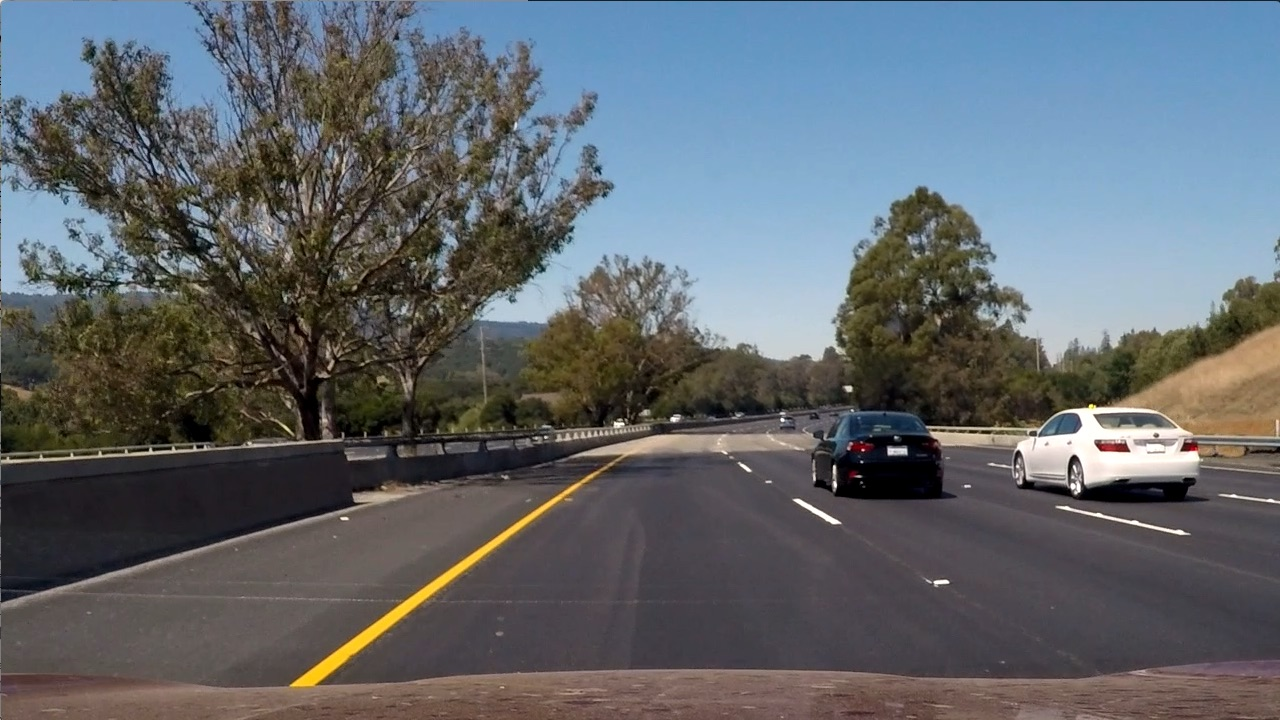
#> input picture Color/HLS.jpg, 1280 x 720 px
$ jupyter execute 'gradient and color.ipynb'   (older library calls are emulated)
#> lines starting #> are read from the running program, lines starting #| are printed output that depends on the picture
[cell 1]
import numpy as np
import cv2
import matplotlib.pyplot as plt
import matplotlib.image as mpimg

[cell 2]
image = mpimg.imread('HLS.jpg')
#> image is the input picture: shape (720, 1280, 3); mean R, G, B 97, 102.6, 107.9

[cell 3]
# Edit this function to create your own pipeline.
def pipeline(img, s_thresh=(90, 255), sx_thresh=(20, 100)):
#> called with s_thresh = (90, 255), sx_thresh = (20, 100)
    img = np.copy(img)
    # Convert to HLS color space and separate the V channel
    hls = cv2.cvtColor(img, cv2.COLOR_RGB2HLS)
#> hls: shape (720, 1280, 3); mean of channels 0, 1, 2 76.7, 102.2, 57.5
    l_channel = hls[:,:,1]
    s_channel = hls[:,:,2]
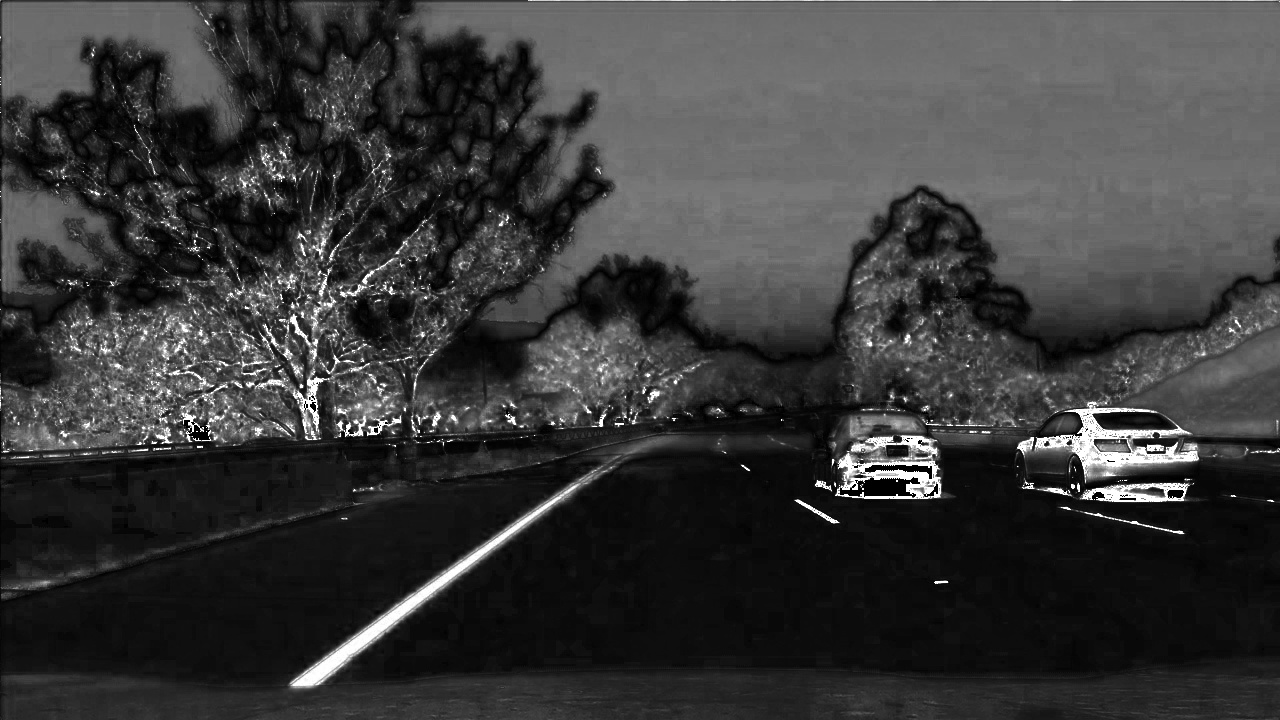
#> s_channel: shape (720, 1280); min 0, max 255, mean 57.5
    # Sobel x
    sobelx = cv2.Sobel(l_channel, cv2.CV_64F, 1, 0) # Take the derivative in x
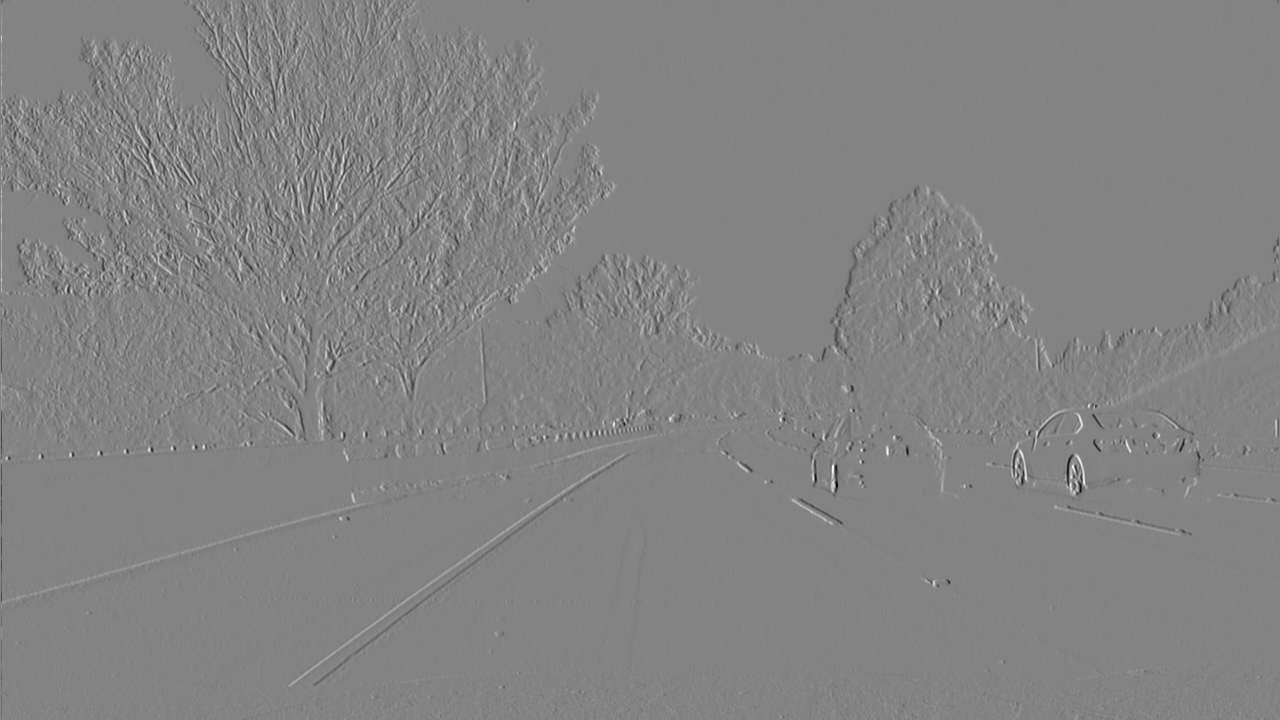
#> sobelx: shape (720, 1280) float64; min -852, max 803, mean 0.1; drawn with min black and max white
    abs_sobelx = np.absolute(sobelx) # Absolute x derivative to accentuate lines away from horizontal
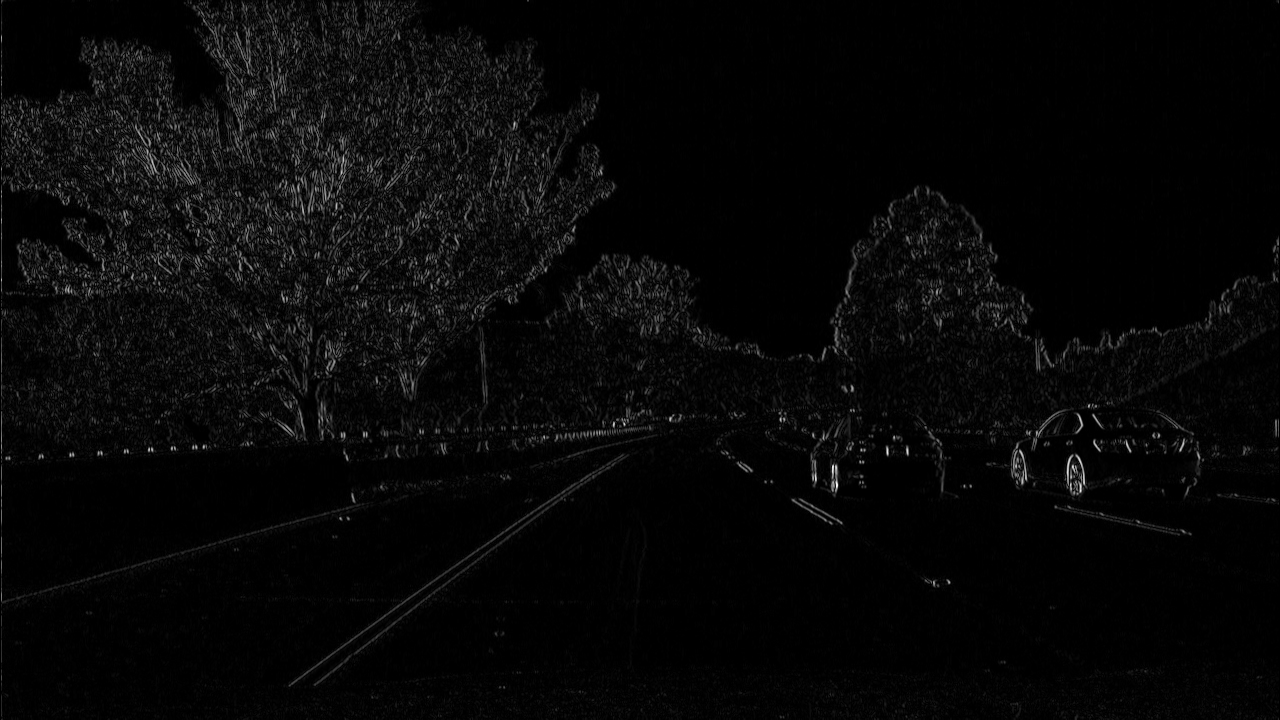
#> abs_sobelx: shape (720, 1280) float64; min 0, max 852, mean 27; drawn with min black and max white
    scaled_sobel = np.uint8(255*abs_sobelx/np.max(abs_sobelx))

    # Threshold x gradient
    sxbinary = np.zeros_like(scaled_sobel)
    sxbinary[(scaled_sobel >= sx_thresh[0]) & (scaled_sobel <= sx_thresh[1])] = 1

    # Threshold color channel
    s_binary = np.zeros_like(s_channel)
    s_binary[(s_channel >= s_thresh[0]) & (s_channel <= s_thresh[1])] = 1
    # Stack each channel
    color_binary = np.dstack(( np.zeros_like(sxbinary), sxbinary, s_binary)) * 255
    return color_binary

[cell 4]
result = pipeline(image)
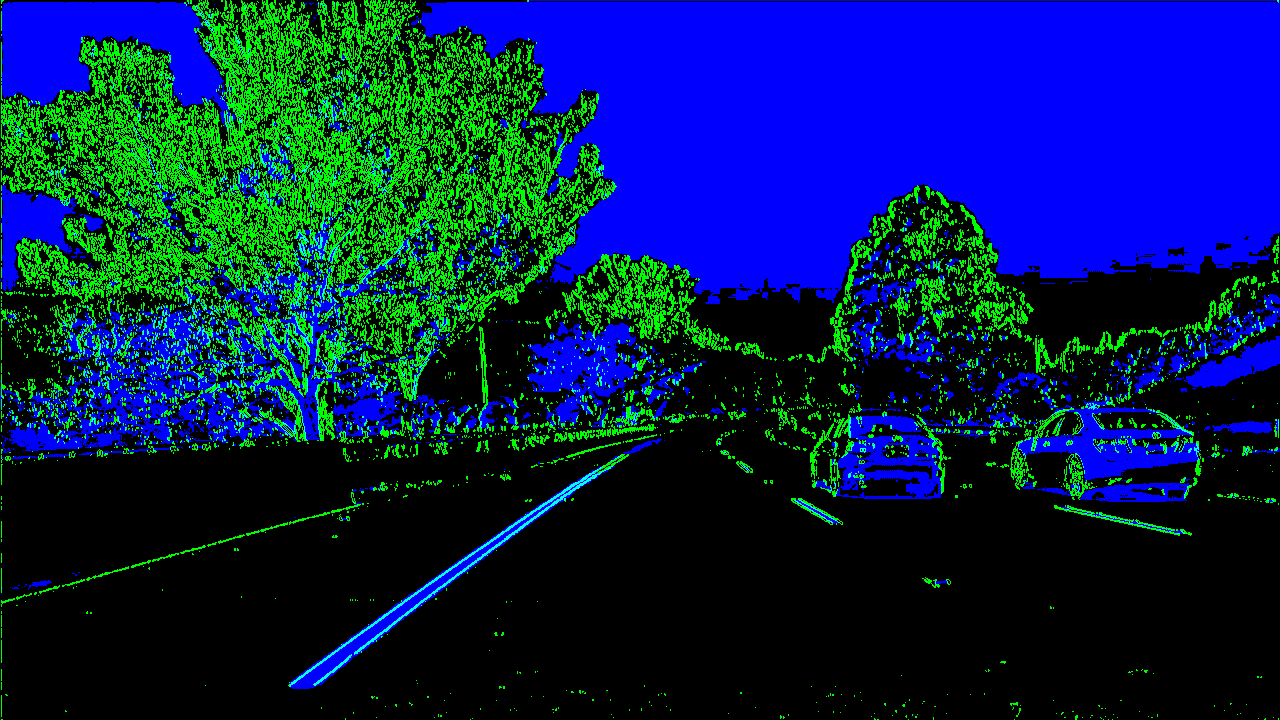
#> result: shape (720, 1280, 3); mean R, G, B 0, 30.7, 76.4

[cell 5]
# Plot the result
f, (ax1, ax2) = plt.subplots(1, 2, figsize=(24, 9))
f.tight_layout()

ax1.imshow(image)
ax1.set_title('Original Image', fontsize=40)

ax2.imshow(result)
ax2.set_title('Pipeline Result', fontsize=40)
plt.subplots_adjust(left=0., right=1, top=0.9, bottom=0.)
